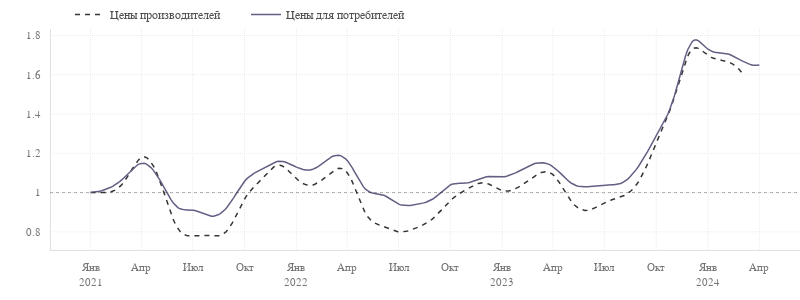

Notebook source saved alongside this figure:
### Code cell
fig = go.Figure(layout=dict(width=800, height=300))

fig.add_trace(
    go.Scatter(
        x=smoothed(normalized_by_first(eggs_raw).round(2), datetime_index=True).index,
        y=smoothed(normalized_by_first(eggs_raw).round(2),  datetime_index=True).values.ravel(),
        mode='lines', line_color=palette[-5], line_dash='5px', hoverinfo='skip',
        name='Цены производителей'
    )
)
fig.add_trace(
    go.Scatter(
        x=normalized_by_first(eggs_raw).round(2).index,
        y=normalized_by_first(eggs_raw).round(2).values.ravel(),
        marker=dict(opacity=0, size=5),
        mode='markers', line_color=palette[-5], showlegend=False,
        name='Цены производителей'
    )
)
fig.add_trace(
    go.Scatter(
        x=smoothed(normalized_by_first(eggs).round(2), datetime_index=True).index,
        y=smoothed(normalized_by_first(eggs).round(2),  datetime_index=True).values.ravel(),
        mode='lines', line_color=palette[7], hoverinfo='skip',
        name='Цены для потребителей'
    )
)
fig.add_trace(
    go.Scatter(
        x=normalized_by_first(eggs).round(2).index,
        y=normalized_by_first(eggs).round(2).values.ravel(),
        marker=dict(opacity=0, size=5),
        mode='markers', line_color=palette[7], showlegend=False,
        name='Цены для потребителей'
    )
)
fig.update_xaxes(
    dtick='M3',
    tickformat="%b<br>%Y",
    labelalias=xtickaliases
)
fig.update_yaxes(
    dtick=0.2
)
pl_hline(1)

fig.show(config=config)
pl_savefig(figure=fig, name='price-eggs', path=path_save_img, config=config, fmt='html')

### Figure 1 — Plotly figure (JSON) as saved in the notebook; plotly's stock layout.template omitted (floating-point values rounded to 4 significant figures; data arrays with more than 128 entries replaced by an {"elided": "..."} marker saying what was removed)
{"data": [{"hoverinfo": "skip", "line": {"color": "#353535", "dash": "5px"}, "mode": "lines", "name": "Цены производителей", "type": "scatter", "x": {"elided": "300 str values"}, "y": {"elided": "300 float values"}}, {"line": {"color": "#353535"}, "marker": {"opacity": 0, "size": 5}, "mode": "markers", "name": "Цены производителей", "showlegend": false, "type": "scatter", "x": ["2021-01-01T00:00:00", "2021-02-01T00:00:00", "2021-03-01T00:00:00", "2021-04-01T00:00:00", "2021-05-01T00:00:00", "2021-06-01T00:00:00", "2021-07-01T00:00:00", "2021-08-01T00:00:00", "2021-09-01T00:00:00", "2021-10-01T00:00:00", "2021-11-01T00:00:00", "2021-12-01T00:00:00", "2022-01-01T00:00:00", "2022-02-01T00:00:00", "2022-03-01T00:00:00", "2022-04-01T00:00:00", "2022-05-01T00:00:00", "2022-06-01T00:00:00", "2022-07-01T00:00:00", "2022-08-01T00:00:00", "2022-09-01T00:00:00", "2022-10-01T00:00:00", "2022-11-01T00:00:00", "2022-12-01T00:00:00", "2023-01-01T00:00:00", "2023-02-01T00:00:00", "2023-03-01T00:00:00", "2023-04-01T00:00:00", "2023-05-01T00:00:00", "2023-06-01T00:00:00", "2023-07-01T00:00:00", "2023-08-01T00:00:00", "2023-09-01T00:00:00", "2023-10-01T00:00:00", "2023-11-01T00:00:00", "2023-12-01T00:00:00", "2024-01-01T00:00:00", "2024-02-01T00:00:00", "2024-03-01T00:00:00"], "y": [1, 1, 1.06, 1.18, 1.07, 0.83, 0.78, 0.78, 0.81, 0.97, 1.07, 1.14, 1.07, 1.04, 1.1, 1.1, 0.9, 0.83, 0.8, 0.82, 0.87, 0.96, 1.02, 1.05, 1.01, 1.03, 1.09, 1.09, 0.96, 0.91, 0.95, 0.98, 1.06, 1.25, 1.47, 1.72, 1.7, 1.67, 1.61]}, {"hoverinfo": "skip", "line": {"color": "#635F84"}, "mode": "lines", "name": "Цены для потребителей", "type": "scatter", "x": {"elided": "300 str values"}, "y": {"elided": "300 float values"}}, {"line": {"color": "#635F84"}, "marker": {"opacity": 0, "size": 5}, "mode": "markers", "name": "Цены для потребителей", "showlegend": false, "type": "scatter", "x": ["2021-01-01T00:00:00", "2021-02-01T00:00:00", "2021-03-01T00:00:00", "2021-04-01T00:00:00", "2021-05-01T00:00:00", "2021-06-01T00:00:00", "2021-07-01T00:00:00", "2021-08-01T00:00:00", "2021-09-01T00:00:00", "2021-10-01T00:00:00", "2021-11-01T00:00:00", "2021-12-01T00:00:00", "2022-01-01T00:00:00", "2022-02-01T00:00:00", "2022-03-01T00:00:00", "2022-04-01T00:00:00", "2022-05-01T00:00:00", "2022-06-01T00:00:00", "2022-07-01T00:00:00", "2022-08-01T00:00:00", "2022-09-01T00:00:00", "2022-10-01T00:00:00", "2022-11-01T00:00:00", "2022-12-01T00:00:00", "2023-01-01T00:00:00", "2023-02-01T00:00:00", "2023-03-01T00:00:00", "2023-04-01T00:00:00", "2023-05-01T00:00:00", "2023-06-01T00:00:00", "2023-07-01T00:00:00", "2023-08-01T00:00:00", "2023-09-01T00:00:00", "2023-10-01T00:00:00", "2023-11-01T00:00:00", "2023-12-01T00:00:00", "2024-01-01T00:00:00", "2024-02-01T00:00:00", "2024-03-01T00:00:00", "2024-04-01T00:00:00"], "y": [1, 1.02, 1.08, 1.15, 1.07, 0.93, 0.91, 0.88, 0.93, 1.06, 1.12, 1.16, 1.13, 1.12, 1.18, 1.16, 1.02, 0.99, 0.94, 0.94, 0.97, 1.04, 1.05, 1.08, 1.08, 1.11, 1.15, 1.13, 1.05, 1.03, 1.04, 1.05, 1.14, 1.29, 1.48, 1.76, 1.73, 1.71, 1.67, 1.65]}], "layout": {"height": 300, "shapes": [{"line": {"color": "black", "dash": "3px", "width": 1}, "opacity": 0.3, "type": "line", "x0": 0, "x1": 1, "xref": "x domain", "y0": 1, "y1": 1, "yref": "y"}], "width": 800, "xaxis": {"autorange": true, "dtick": "M3", "labelalias": {"Apr<br>2021": "Апр", "Apr<br>2022": "Апр", "Apr<br>2023": "Апр", "Apr<br>2024": "Апр", "Aug<br>2021": "Авг", "Aug<br>2022": "Авг", "Aug<br>2023": "Авг", "Aug<br>2024": "Авг", "Dec<br>2021": "Дек", "Dec<br>2022": "Дек", "Dec<br>2023": "Дек", "Dec<br>2024": "Дек", "Feb<br>2021": "Фев", "Feb<br>2022": "Фев", "Feb<br>2023": "Фев", "Feb<br>2024": "Фев", "Jan<br>2021": "Янв<br>2021", "Jan<br>2022": "Янв<br>2022", "Jan<br>2023": "Янв<br>2023", "Jan<br>2024": "Янв<br>2024", "Jul<br>2021": "Июл", "Jul<br>2022": "Июл", "Jul<br>2023": "Июл", "Jul<br>2024": "Июл", "Jun<br>2021": "Июн", "Jun<br>2022": "Июн", "Jun<br>2023": "Июн", "Jun<br>2024": "Июн", "Mar<br>2021": "Мар", "Mar<br>2022": "Мар", "Mar<br>2023": "Мар", "Mar<br>2024": "Мар", "May<br>2021": "Май", "May<br>2022": "Май", "May<br>2023": "Май", "May<br>2024": "Май", "Nov<br>2021": "Ноя", "Nov<br>2022": "Ноя", "Nov<br>2023": "Ноя", "Nov<br>2024": "Ноя", "Oct<br>2021": "Окт", "Oct<br>2022": "Окт", "Oct<br>2023": "Окт", "Oct<br>2024": "Окт", "Sep<br>2021": "Сен", "Sep<br>2022": "Сен", "Sep<br>2023": "Сен", "Sep<br>2024": "Сен"}, "range": ["2020-10-20 22:52:42.6168", "2024-06-12 01:07:17.3832"], "tickformat": "%b<br>%Y", "type": "date"}, "yaxis": {"autorange": true, "dtick": 0.2, "range": [0.7078, 1.833], "type": "linear"}}}
